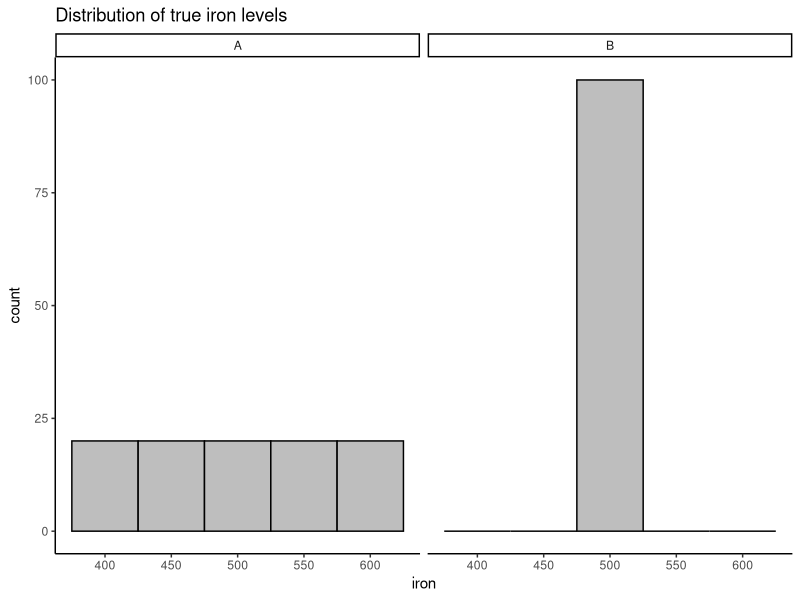
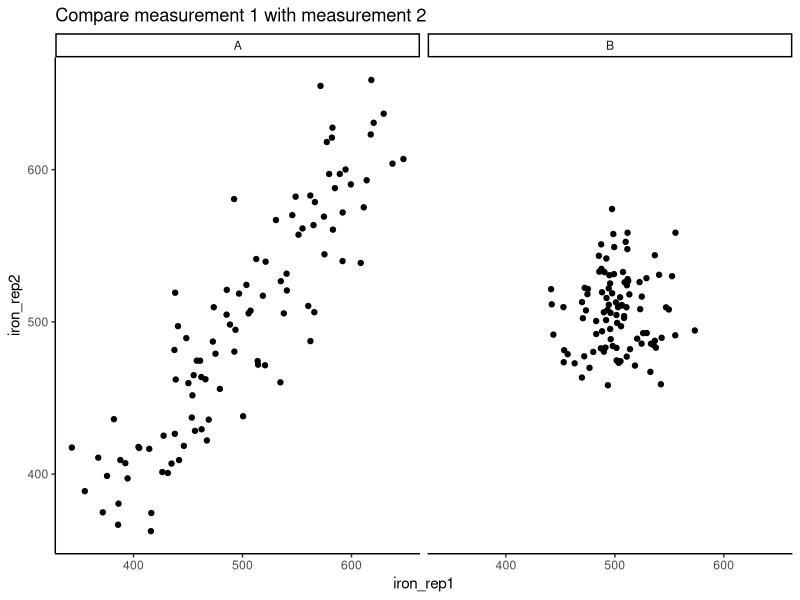
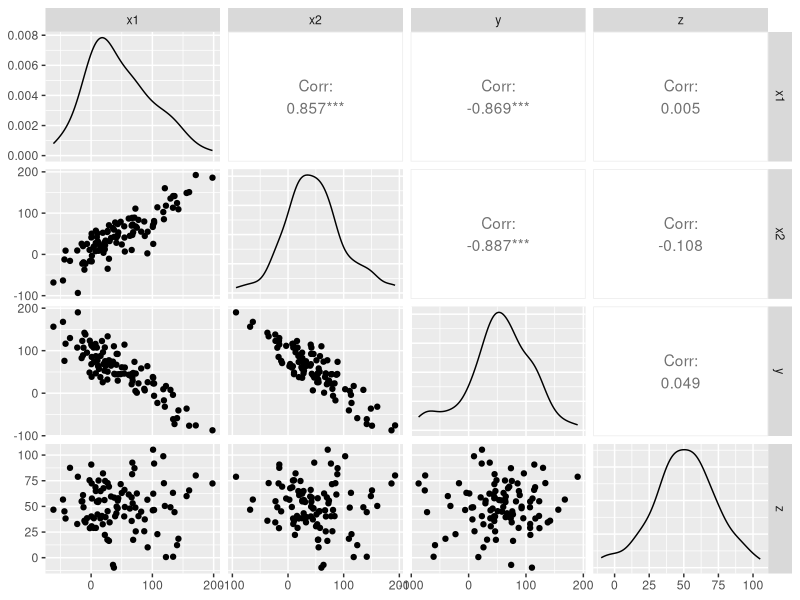
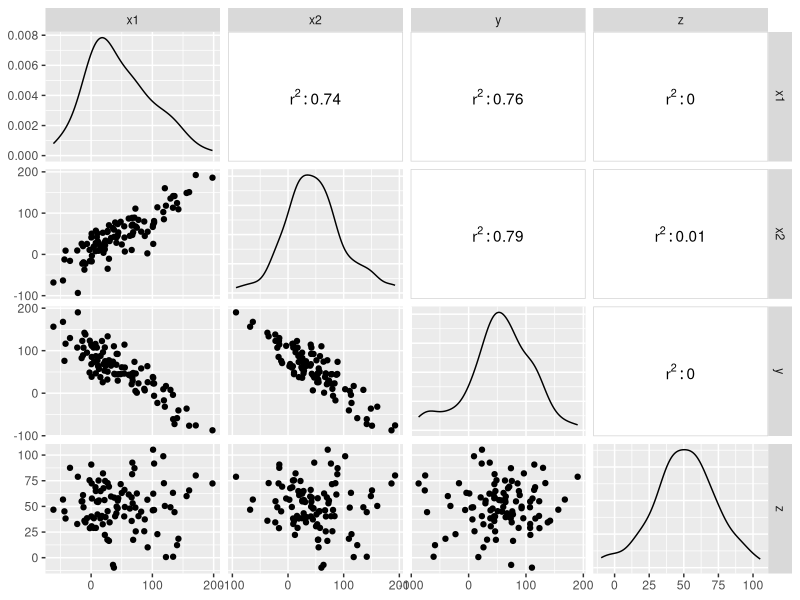

These charts were generated, in order, by the following R code: (Note: this script raises an error after producing the figures.)
## ---- chunk 1
knitr::opts_chunk$set(echo = FALSE)
library(tidyverse)
library(patchwork)
library(GGally)
## ---- chunk 2
dat <- tibble(A = rep(c(400,450,500,550,600), 20),
              B = rep(500, 100) ) |> 
    mutate(A_noise1 = A + rnorm(100, sd=25),
           A_noise2 = A + rnorm(100, sd=25),
           B_noise1 = B + rnorm(100, sd=25),
           B_noise2 = B + rnorm(100, sd=25))
## ---- chunk 3
dat <- tibble(A = rep(c(400,450,500,550,600), 20),
              B = rep(500, 100) ) |> 
    pivot_longer(cols=everything(),
                 names_to="group", values_to="iron") |> 
    arrange(group) |> 
    mutate(iron_rep1 = iron + rnorm(200, sd=25)) |> 
    mutate(iron_rep2 = iron + rnorm(200, sd=25))
# for convenience:
datA <- dat |> filter(group=="A") 
datB <- dat |> filter(group=="B") 

# dat
## ---- chunk 4
dat |> 
    ggplot(aes(x=iron)) +
    geom_histogram(binwidth=50, fill="gray", color="black") +
    facet_wrap(vars(group)) +
    theme_classic() +
    labs(title="Distribution of true iron levels")
## ---- chunk 5
dat |> 
    ggplot(aes(x=iron_rep1, iron_rep2)) +
    geom_point() +
    facet_wrap(vars(group)) +
    theme_classic() +
    labs(title="Compare measurement 1 with measurement 2")
## ---- chunk 6

noise <- 20

dat2 <- tibble(
    x = rnorm(100, mean=50, sd=50),
    x1 = x + rnorm(100, sd=noise),
    x2 = x + rnorm(100, sd=noise),
    y = (100 - x) + rnorm(100, sd=noise),
    z = rep(50, 100) + rnorm(100, sd=noise)
)
## ---- chunk 7
dat2 |> 
    select(-x) |> 
    ggpairs(progress=FALSE)
## ---- chunk 8
### code modified from here
# https://stackoverflow.com/questions/65360849/how-to-get-r2-with-ggpairs
r2_fun <- function(data, mapping, ndp=2, ...){
    
    # Extract the relevant columns as data
    x <- eval_data_col(data, mapping$x)
    y <- eval_data_col(data, mapping$y)
    
    ## default for cor is pearson method
    r2 <- cor(x, y, use="complete.obs")  ^ 2
    my_text <- paste("r^2: ", 
                     round(r2, digits=ndp) )
    
    # Write out label which is centered at x&y position
    ggplot(data=data, mapping=mapping) + 
        annotate("text", 
                 x=mean(x, na.rm=TRUE), 
                 y=mean(y, na.rm=TRUE),
                 label=my_text, 
                 parse=TRUE,
                 ...)  +
        theme(panel.grid = element_blank(),
              panel.background = element_rect(fill = "white", color="lightgray")) 
}

dat2 |> 
    select(-x) |> 
    ggpairs(upper=list(continuous=r2_fun), 
            progress=FALSE)

## ---- chunk 9

## modified code from here  https://stackoverflow.com/questions/20872133/using-stat-binhex-with-ggpairs
ggally_hexbin <- function (data, mapping, ...)  {
    p <- ggplot(data = data, mapping = mapping) + 
        geom_hex(...)
    p
}

dat2 |> 
    select(-x) |> 
    ggpairs(lower= list(continuous = "hexbin"),
            upper=list(continuous=r2_fun), 
            progress=FALSE)

## ---- chunk 10
sessionInfo()
